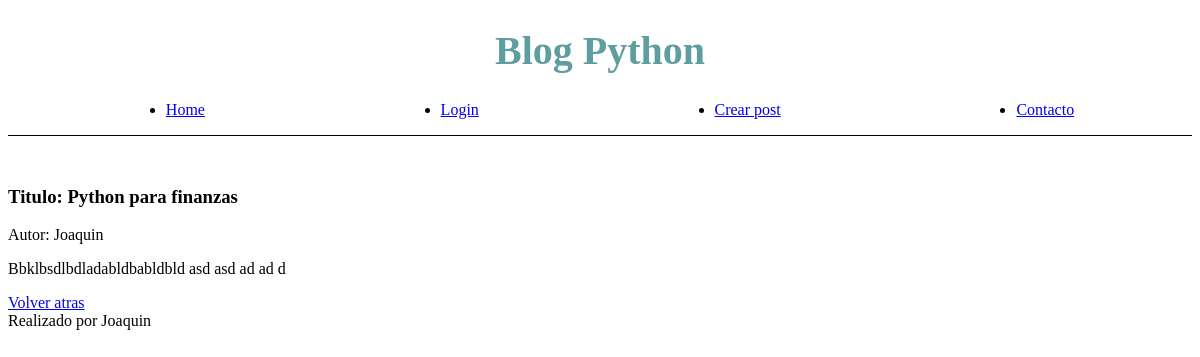
/post/1, run on the app's committed database.
### tables this page shows
CREATE TABLE posts (
    id INTEGER PRIMARY KEY AUTOINCREMENT,
    autor TEXT NOT NULL,
    titulo TEXT NOT NULL,
    contenido TEXT NOT NULL
);

### main.py (the view)
@app.route('/post/<id>')
def post_id(id):
    orm_posts = Post("blog.db")
    post = orm_posts.get_posts_by_id(id=id)
    if post:
        return render_template("post.html", post=post[0])
    return redirect('/')

### orm.py (called while the page is built)
    def _get_db_connection(self):
        conn = sqlite3.connect(self.name)
        conn.row_factory = sqlite3.Row
        return conn

    def query_where(self, query: str, params: tuple):
        try:
            conn = self._get_db_connection()
            query_result = conn.execute(query, params).fetchall()
            conn.close()
            return query_result
        except Exception as e:
            print(f"Ocurrio un error al realizar la consulta, error:{e}")
            raise

    def get_posts_by_id(self, id: str):
        try:
            query = "SELECT * FROM posts WHERE posts.id == ?"
            params = (id,)
            post = self.query_where(query, params)
            return post
        except Exception as e:
            raise

### templates/post.html (shortened to what this page needs)
{% extends "base.html" %}
{% block head %}
    <link rel="stylesheet" type="text/css" href="{{ url_for('static', filename='css/home.css') }}">
{% endblock %}
{% block main %}
    <div>
        <h3>Titulo: {{ post.titulo }}</h3>
        <p>Autor: {{ post.autor }}</p>
    </div>
    <div>
        <p>{{ post.contenido }}</p>
    </div>
    <a href="/">Volver atras</a>
{% endblock %}

### data on the page
posts: titulo "Python para finanzas", autor "Joaquin", contenido "Bbklbsdlbdladabldbabldbld asd asd ad ad d"
